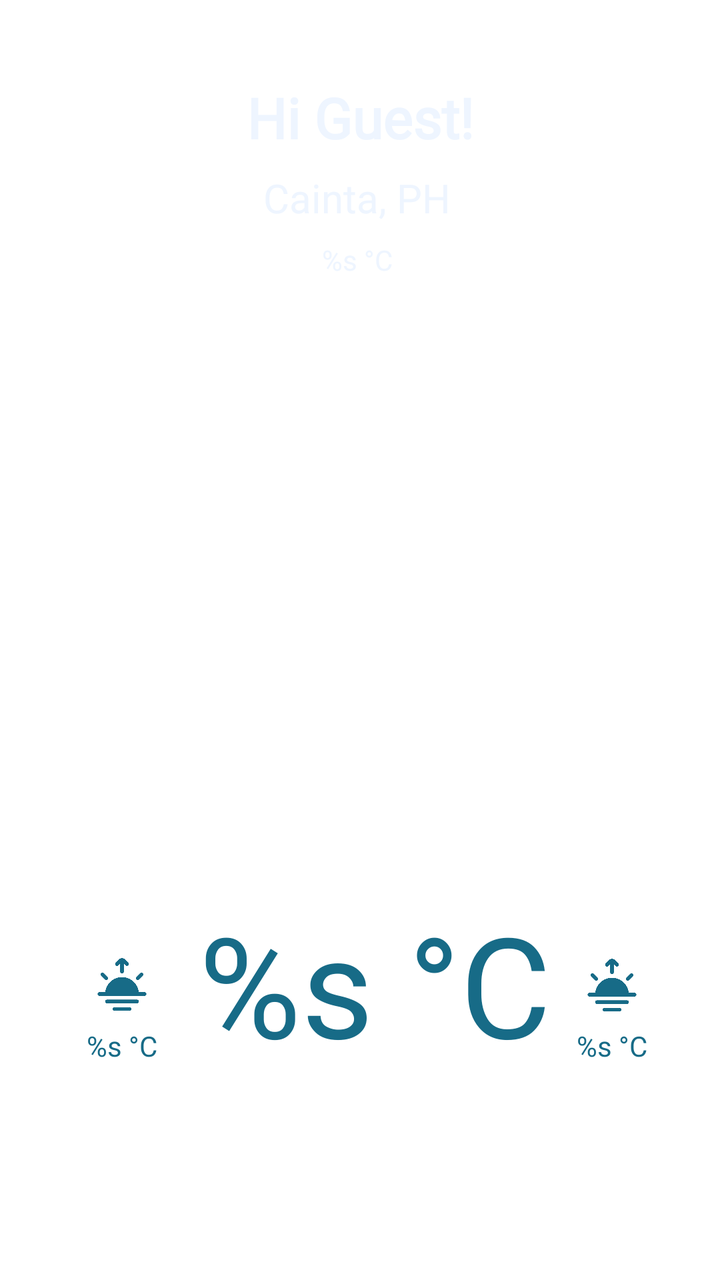
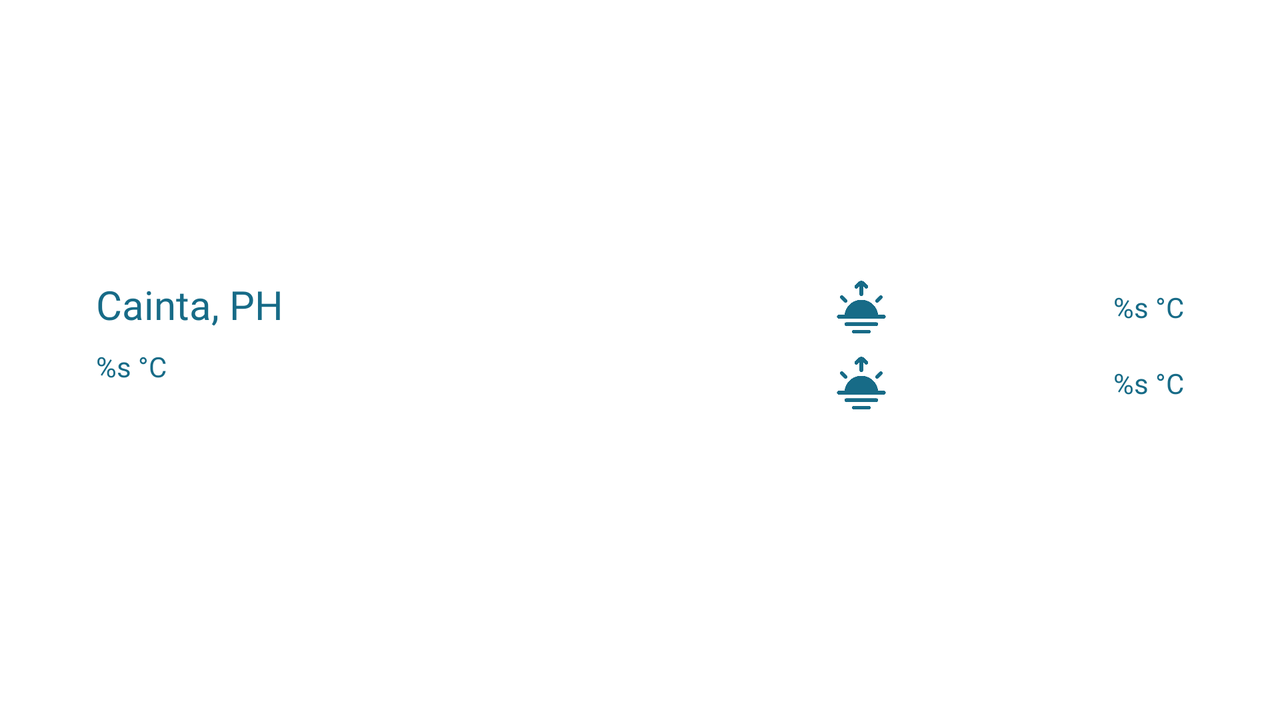

The same Android screen from two of the app's own layout files: first res/layout/ as a phone draws it, then the repository's variant for another configuration, drawn on a device whose configuration selects that folder. Both files follow.
<!-- AndroidManifest.xml: application theme AppTheme -->
<!-- res/layout/fragment_current_weather.xml -->
<?xml version="1.0" encoding="utf-8"?>
<ScrollView xmlns:android="http://schemas.android.com/apk/res/android"
    xmlns:app="http://schemas.android.com/apk/res-auto"
    xmlns:tools="http://schemas.android.com/tools"
    android:layout_width="match_parent"
    android:layout_height="match_parent">

    <androidx.constraintlayout.widget.ConstraintLayout
        android:layout_width="match_parent"
        android:layout_height="wrap_content"
        android:padding="16dp"
        tools:context=".features.weather.ui.screens.CurrentWeatherFragment">

        <ImageView
            android:id="@+id/img_weather_type"
            android:layout_width="250dp"
            android:layout_height="250dp"
            android:layout_marginTop="24dp"
            android:contentDescription="@null"
            app:layout_constraintEnd_toEndOf="parent"
            app:layout_constraintStart_toStartOf="parent"
            app:layout_constraintTop_toBottomOf="@+id/tv_date_today"
            tools:src="@drawable/img_morning" />

        <TextView
            android:id="@+id/tv_greeting"
            android:layout_width="wrap_content"
            android:layout_height="wrap_content"
            android:layout_marginTop="24dp"
            android:fontFamily="@font/gotham_medium"
            android:text="@string/str_hi_guest"
            android:textColor="@color/primary"
            android:textSize="28sp"
            android:textStyle="bold"
            app:layout_constraintEnd_toEndOf="parent"
            app:layout_constraintStart_toStartOf="parent"
            app:layout_constraintTop_toTopOf="parent" />

        <TextView
            android:id="@+id/tv_place"
            android:layout_width="wrap_content"
            android:layout_height="wrap_content"
            android:layout_marginTop="8dp"
            android:fontFamily="@font/gotham_medium"
            android:textColor="@color/primary"
            android:textSize="20sp"
            app:layout_constraintEnd_toEndOf="parent"
            app:layout_constraintHorizontal_bias="0.493"
            app:layout_constraintStart_toStartOf="parent"
            app:layout_constraintTop_toBottomOf="@+id/tv_greeting"
            tools:text="Cainta, PH"
            tools:textColor="@color/primary" />

        <TextView
            android:id="@+id/tv_date_today"
            android:layout_width="wrap_content"
            android:layout_height="wrap_content"
            android:layout_marginTop="8dp"
            android:fontFamily="@font/gotham_medium"
            android:textColor="@color/primary"
            app:layout_constraintEnd_toEndOf="@+id/tv_place"
            app:layout_constraintStart_toStartOf="@+id/tv_place"
            app:layout_constraintTop_toBottomOf="@+id/tv_place"
            tools:text="@string/str_temp" />

        <TextView
            android:id="@+id/tv_temp"
            android:layout_width="wrap_content"
            android:layout_height="wrap_content"
            android:layout_marginTop="32dp"
            android:fontFamily="@font/gotham_medium"
            android:textColor="@color/tertiary"
            android:textSize="70sp"
            app:layout_constraintEnd_toEndOf="@+id/img_weather_type"
            app:layout_constraintHorizontal_bias="0.6"
            app:layout_constraintStart_toStartOf="@+id/img_weather_type"
            app:layout_constraintTop_toBottomOf="@+id/img_weather_type"
            tools:text="@string/str_temp" />

        <ImageView
            android:id="@+id/img_sunrise"
            android:layout_width="30dp"
            android:layout_height="30dp"
            app:layout_constraintBottom_toBottomOf="@+id/tv_temp"
            app:layout_constraintEnd_toStartOf="@+id/tv_temp"
            app:layout_constraintHorizontal_bias="0.563"
            app:layout_constraintStart_toStartOf="parent"
            app:layout_constraintTop_toTopOf="@+id/tv_temp"
            tools:src="@drawable/ic_sunrise" />

        <TextView
            android:id="@+id/tv_sunrise"
            android:layout_width="wrap_content"
            android:layout_height="wrap_content"
            android:fontFamily="@font/gotham_medium"
            android:textColor="@color/tertiary"
            app:layout_constraintBottom_toBottomOf="@+id/tv_temp"
            app:layout_constraintEnd_toEndOf="@+id/img_sunrise"
            app:layout_constraintStart_toStartOf="@+id/img_sunrise"
            app:layout_constraintTop_toBottomOf="@+id/img_sunrise"
            tools:text="@string/str_temp" />

        <ImageView
            android:id="@+id/img_sunset"
            android:layout_width="30dp"
            android:layout_height="30dp"
            app:layout_constraintBottom_toBottomOf="@+id/tv_temp"
            app:layout_constraintEnd_toEndOf="parent"
            app:layout_constraintHorizontal_bias="0.404"
            app:layout_constraintStart_toEndOf="@+id/tv_temp"
            app:layout_constraintTop_toTopOf="@+id/tv_temp"
            app:layout_constraintVertical_bias="0.508"
            tools:src="@drawable/ic_sunrise" />

        <TextView
            android:id="@+id/tv_sunset"
            android:layout_width="wrap_content"
            android:layout_height="wrap_content"
            android:fontFamily="@font/gotham_medium"
            android:textColor="@color/tertiary"
            app:layout_constraintBottom_toBottomOf="@+id/tv_temp"
            app:layout_constraintEnd_toEndOf="@+id/img_sunset"
            app:layout_constraintStart_toStartOf="@+id/img_sunset"
            app:layout_constraintTop_toBottomOf="@+id/img_sunset"
            tools:text="@string/str_temp" />


    </androidx.constraintlayout.widget.ConstraintLayout>
</ScrollView>
<!-- resources referenced by this layout -->
<resources>
  <color name="primary">#EEF5FF</color>
  <color name="tertiary">#176B87</color>
  <!-- drawable ic_sunrise: png bitmap (drawable, 11867 bytes) -->
  <string name="str_hi_guest">Hi Guest!</string>
  <string name="str_temp">%s °C</string>
  <style name="AppTheme" parent="Theme.MaterialComponents.DayNight.DarkActionBar">
          <item name="colorPrimary">@color/tertiary</item>
          <item name="colorPrimaryVariant">@color/tertiary</item>
          <item name="colorOnPrimary">@color/white</item>
          <item name="colorSecondary">@color/tertiary</item>
          <item name="colorSecondaryVariant">@color/tertiary</item>
          <item name="colorOnSecondary">@color/black</item>
          <item name="android:statusBarColor">?attr/colorPrimaryVariant</item>
          <item name="android:fontFamily">@font/gotham_medium</item>
      </style>
  <color name="white">#FFFFFFFF</color>
  <color name="black">#FF000000</color>
</resources>
<!-- res/layout-land/fragment_current_weather.xml (the repository's variant of the layout above) -->
<!-- drawn on the phone turned sideways -->
<?xml version="1.0" encoding="utf-8"?>
<ScrollView xmlns:android="http://schemas.android.com/apk/res/android"
    xmlns:app="http://schemas.android.com/apk/res-auto"
    xmlns:tools="http://schemas.android.com/tools"
    android:layout_width="match_parent"
    android:layout_height="match_parent">

    <androidx.constraintlayout.widget.ConstraintLayout
        android:layout_width="match_parent"
        android:layout_height="wrap_content"
        android:padding="16dp"
        tools:context=".features.weather.ui.screens.CurrentWeatherFragment">

        <ImageView
            android:id="@+id/img_weather_type"
            android:layout_width="200dp"
            android:layout_height="200dp"
            android:contentDescription="@null"
            app:layout_constraintEnd_toEndOf="parent"
            app:layout_constraintStart_toStartOf="parent"
            app:layout_constraintTop_toTopOf="parent"
            tools:src="@drawable/img_morning" />

        <TextView
            android:id="@+id/tv_greeting"
            android:layout_width="wrap_content"
            android:layout_height="wrap_content"
            android:layout_marginStart="32dp"
            android:fontFamily="@font/gotham_medium"
            android:text="@string/str_hi_guest"
            android:textColor="@color/white"
            android:textSize="34sp"
            android:textStyle="bold"
            app:layout_constraintBottom_toBottomOf="@+id/tv_temp"
            app:layout_constraintStart_toStartOf="parent"
            app:layout_constraintTop_toTopOf="@+id/tv_temp" />

        <TextView
            android:id="@+id/tv_place"
            android:layout_width="wrap_content"
            android:layout_height="wrap_content"
            android:layout_marginTop="32dp"
            android:fontFamily="@font/gotham_medium"
            android:textColor="@color/tertiary"
            android:textSize="20sp"
            app:layout_constraintStart_toStartOf="@+id/tv_greeting"
            app:layout_constraintTop_toBottomOf="@+id/tv_greeting"
            tools:text="Cainta, PH" />

        <TextView
            android:id="@+id/tv_date_today"
            android:layout_width="wrap_content"
            android:layout_height="wrap_content"
            android:layout_marginTop="8dp"
            android:fontFamily="@font/gotham_medium"
            android:textColor="@color/tertiary"
            app:layout_constraintStart_toStartOf="@+id/tv_place"
            app:layout_constraintTop_toBottomOf="@+id/tv_place"
            tools:text="@string/str_temp" />

        <TextView
            android:id="@+id/tv_temp"
            android:layout_width="wrap_content"
            android:layout_height="wrap_content"
            android:layout_marginEnd="32dp"
            android:fontFamily="@font/gotham_medium"
            android:textColor="@color/white"
            android:textSize="70sp"
            app:layout_constraintBottom_toBottomOf="@+id/img_weather_type"
            app:layout_constraintEnd_toEndOf="parent"
            app:layout_constraintTop_toTopOf="@+id/img_weather_type"
            app:layout_constraintVertical_bias="0.19999999"
            tools:text="@string/str_temp" />

        <ImageView
            android:id="@+id/img_sunrise"
            android:layout_width="30dp"
            android:layout_height="30dp"
            android:layout_marginTop="8dp"
            app:layout_constraintStart_toStartOf="@+id/img_sunset"
            app:layout_constraintTop_toBottomOf="@+id/img_sunset"
            tools:src="@drawable/ic_sunrise" />

        <TextView
            android:id="@+id/tv_sunrise"
            android:layout_width="wrap_content"
            android:layout_height="wrap_content"
            android:fontFamily="@font/gotham_medium"
            android:textColor="@color/tertiary"
            app:layout_constraintBottom_toBottomOf="@+id/img_sunrise"
            app:layout_constraintEnd_toEndOf="@+id/tv_temp"
            app:layout_constraintTop_toTopOf="@+id/img_sunrise"
            tools:text="@string/str_temp" />

        <ImageView
            android:id="@+id/img_sunset"
            android:layout_width="30dp"
            android:layout_height="30dp"
            android:layout_marginTop="8dp"
            app:layout_constraintStart_toStartOf="@+id/tv_temp"
            app:layout_constraintTop_toBottomOf="@+id/tv_temp"
            tools:src="@drawable/ic_sunrise" />

        <TextView
            android:id="@+id/tv_sunset"
            android:layout_width="wrap_content"
            android:layout_height="wrap_content"
            android:fontFamily="@font/gotham_medium"
            android:textColor="@color/tertiary"
            app:layout_constraintBottom_toBottomOf="@+id/img_sunset"
            app:layout_constraintEnd_toEndOf="@+id/tv_temp"
            app:layout_constraintTop_toTopOf="@+id/img_sunset"
            tools:text="@string/str_temp" />


    </androidx.constraintlayout.widget.ConstraintLayout>
</ScrollView>
<!-- resources referenced by the variant -->
<!-- as the phone turned sideways resolves them -->
<resources>
  <color name="tertiary">#176B87</color>
  <color name="white">#FFFFFFFF</color>
  <!-- drawable ic_sunrise: png bitmap (drawable, 11867 bytes) -->
  <string name="str_hi_guest">Hi Guest!</string>
  <string name="str_temp">%s °C</string>
  <style name="AppTheme" parent="Theme.MaterialComponents.DayNight.DarkActionBar">
          <item name="colorPrimary">@color/tertiary</item>
          <item name="colorPrimaryVariant">@color/tertiary</item>
          <item name="colorOnPrimary">@color/white</item>
          <item name="colorSecondary">@color/tertiary</item>
          <item name="colorSecondaryVariant">@color/tertiary</item>
          <item name="colorOnSecondary">@color/black</item>
          <item name="android:statusBarColor">?attr/colorPrimaryVariant</item>
          <item name="android:fontFamily">@font/gotham_medium</item>
      </style>
  <color name="black">#FF000000</color>
</resources>
